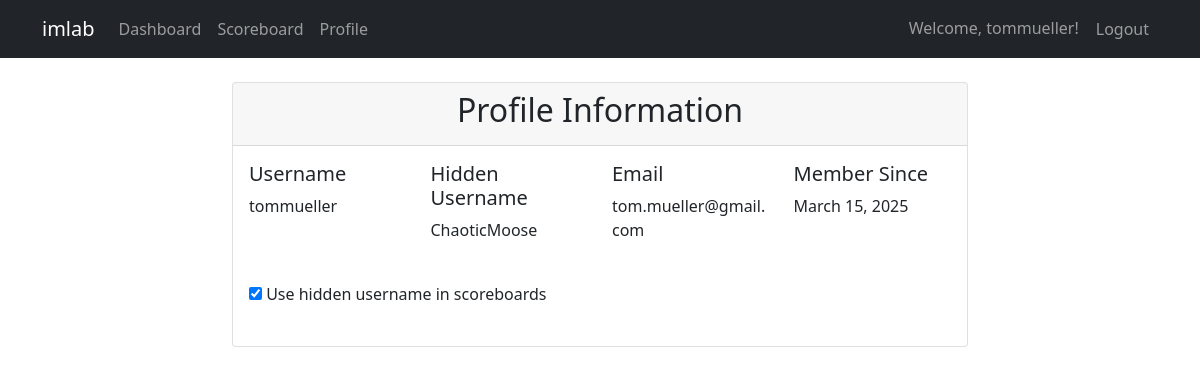
The app's page /profile/ (signed in) with its own data.
### miga/models.py (models this page shows, shortened)
class User(AbstractUser):
    hidden_username = models.CharField(max_length=50, unique=True)
    use_hidden_username = models.BooleanField(default=False)
    total_score = models.IntegerField(default=0)
    joined_date = models.DateTimeField(default=timezone.now)
    assignments_completed = models.IntegerField(default=0)
    class Meta:
        ordering = ['-total_score']

### miga/views.py (the view)
# urls.py: path('profile/', views.profile, name='profile'),
@login_required
def profile(request):
    if request.method == 'POST':
        use_hidden_username = request.POST.get('use_hidden_username') == 'on'
        request.user.use_hidden_username = use_hidden_username
        request.user.save()
    return render(request, 'miga/profile.html', {
        'user': request.user,
    })

### miga/templates/miga/profile.html (shortened to what this page needs)
{% extends 'miga/base.html' %}
{% block content %}
<div class="row justify-content-center">
    <div class="col-md-8">
        <div class="card">
            <div class="card-header">
                <h2 class="text-center">Profile Information</h2>
            </div>
            <div class="card-body">
                <div class="row mb-4">
                    <div class="col-md-3">
                        <h5>Username</h5>
                        <p>{{ user.username }}</p>
                    </div>
                    <div class="col-md-3">
                        <h5>Hidden Username</h5>
                        <p>{{ user.hidden_username }}</p>
                    </div>
                    <div class="col-md-3">
                        <h5>Email</h5>
                        <p>{{ user.email }}</p>
                    </div>
                    <div class="col-md-3">
                        <h5>Member Since</h5>
                        <p>{{ user.joined_date|date:"F j, Y" }}</p>
                    </div>
                </div>
                <div class="row mb-4">
                    <div class="col-md-12">
                        <form method="post" class="form-inline justify-content-center" id="hiddenUsernameForm">
                            <div class="custom-control custom-switch">
                                <input type="checkbox" class="custom-control-input" id="useHiddenUsername" name="use_hidden_username"
                                       {% if user.use_hidden_username %}checked{% endif %}
                                       onchange="this.form.submit()">
                                <label class="custom-control-label" for="useHiddenUsername">Use hidden username in scoreboards</label>
                            </div>
                        </form>
                    </div>
                </div>
            </div>
        </div>
    </div>
</div>
{% endblock %}

### miga/templates/miga/base.html (shortened to what this page needs)
<!DOCTYPE html>
<html lang="en">
<head>
    <link href="https://cdn.jsdelivr.net/npm/bootstrap@5.1.3/dist/css/bootstrap.min.css" rel="stylesheet">
</head>
<body>
<nav class="navbar navbar-expand-lg navbar-dark bg-dark">
    <div class="container">
        <a class="navbar-brand" href="{% url 'dashboard' %}">imlab</a>
        <div class="collapse navbar-collapse" id="navbarNav">
            <ul class="navbar-nav me-auto">
                {% if user.is_authenticated %}
                    <li class="nav-item">
                        <a class="nav-link" href="{% url 'dashboard' %}">Dashboard</a>
                    </li>
                    <li class="nav-item">
                        <a class="nav-link" href="{% url 'scoreboard' %}">Scoreboard</a>
                    </li>
                    <li class="nav-item">
                        <a class="nav-link" href="{% url 'profile' %}">Profile</a>
                    </li>
                {% endif %}
            </ul>
            <ul class="navbar-nav">
                {% if user.is_authenticated %}
                    <li class="nav-item">
                        <span class="nav-link">Welcome, {{ user.username }}!</span>
                    </li>
                    <form method="post" action="{% url 'logout' %}" class="nav-item">
                        <button type="submit" class="nav-link btn btn-link">Logout</button>
                    </form>
                {% else %}
                    <li class="nav-item">
                        <a class="nav-link" href="{% url 'login' %}">Login</a>
                    </li>
                {% endif %}
            </ul>
        </div>
    </div>
</nav>
<div class="container mt-4">
    {% block content %}
    {% endblock %}
</div>
</body>
</html>

### records on screen
User: username "tommueller", hidden_username "ChaoticMoose", email "tom.mueller@gmail.com", joined_date "March 15, 2025", use_hidden_username "☑"
